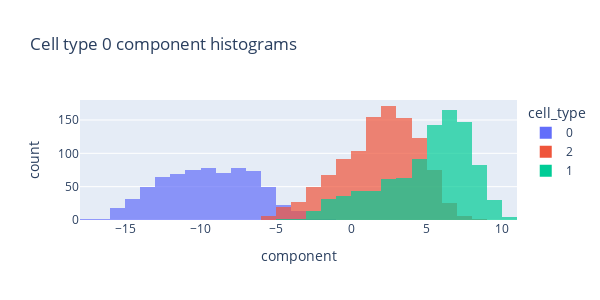
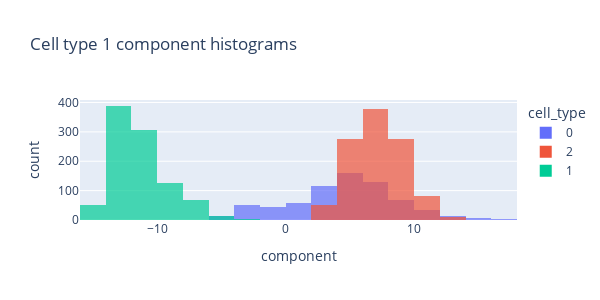

The cell these charts' notebook holds for them, in order:
### Markdown cell above
Looks like the first component nicely separates the cells in the given type from the others.
- Cell type 0 components just happen to separate all three types radially quite nicely?

Could also just plot type histograms if only the top component is important.

### Code cell
for c in range(n_cell_types):

    vals, vecs = torch.linalg.eigh(b[c])
    vals = vals.flip([0])
    vecs = vecs.flip([1])

    adata.obsm["X_Q"] = adata.X @ vecs[:, :3].numpy()  # project into component space

    hist_df = pd.DataFrame({
        "component": adata.obsm["X_Q"][:, 0],
        "cell_type": adata.obs["cell_type"]
    })
    
    fig = px.histogram(
        hist_df,
        x="component",
        color="cell_type",
        title=f"Cell type {c} component histograms",
        opacity=0.7,
        nbins=30,
        barmode="overlay",
        width=600,
        height=300,
    )
    fig.show()

### Figure 1 — Plotly figure (JSON) as saved in the notebook; plotly's stock layout.template omitted (floating-point values rounded to 4 significant figures; data arrays with more than 128 entries replaced by an {"elided": "..."} marker saying what was removed)
{"data": [{"bingroup": "x", "hovertemplate": "cell_type=0<br>component=%{x}<br>count=%{y}<extra></extra>", "legendgroup": "0", "marker": {"color": "#636efa", "opacity": 0.7, "pattern": {"shape": ""}}, "name": "0", "nbinsx": 30, "orientation": "v", "showlegend": true, "type": "histogram", "x": {"elided": "700 float values"}, "xaxis": "x", "yaxis": "y"}, {"bingroup": "x", "hovertemplate": "cell_type=2<br>component=%{x}<br>count=%{y}<extra></extra>", "legendgroup": "2", "marker": {"color": "#EF553B", "opacity": 0.7, "pattern": {"shape": ""}}, "name": "2", "nbinsx": 30, "orientation": "v", "showlegend": true, "type": "histogram", "x": {"elided": "1072 float values"}, "xaxis": "x", "yaxis": "y"}, {"bingroup": "x", "hovertemplate": "cell_type=1<br>component=%{x}<br>count=%{y}<extra></extra>", "legendgroup": "1", "marker": {"color": "#00cc96", "opacity": 0.7, "pattern": {"shape": ""}}, "name": "1", "nbinsx": 30, "orientation": "v", "showlegend": true, "type": "histogram", "x": {"elided": "958 float values"}, "xaxis": "x", "yaxis": "y"}], "layout": {"barmode": "overlay", "height": 300, "legend": {"title": {"text": "cell_type"}, "tracegroupgap": 0}, "title": {"text": "Cell type 0 component histograms"}, "width": 600, "xaxis": {"anchor": "y", "domain": [0, 1], "title": {"text": "component"}}, "yaxis": {"anchor": "x", "domain": [0, 1], "title": {"text": "count"}}}}

### Figure 2 — Plotly figure (JSON) as saved in the notebook; plotly's stock layout.template omitted (floating-point values rounded to 4 significant figures; data arrays with more than 128 entries replaced by an {"elided": "..."} marker saying what was removed)
{"data": [{"bingroup": "x", "hovertemplate": "cell_type=0<br>component=%{x}<br>count=%{y}<extra></extra>", "legendgroup": "0", "marker": {"color": "#636efa", "opacity": 0.7, "pattern": {"shape": ""}}, "name": "0", "nbinsx": 30, "orientation": "v", "showlegend": true, "type": "histogram", "x": {"elided": "700 float values"}, "xaxis": "x", "yaxis": "y"}, {"bingroup": "x", "hovertemplate": "cell_type=2<br>component=%{x}<br>count=%{y}<extra></extra>", "legendgroup": "2", "marker": {"color": "#EF553B", "opacity": 0.7, "pattern": {"shape": ""}}, "name": "2", "nbinsx": 30, "orientation": "v", "showlegend": true, "type": "histogram", "x": {"elided": "1072 float values"}, "xaxis": "x", "yaxis": "y"}, {"bingroup": "x", "hovertemplate": "cell_type=1<br>component=%{x}<br>count=%{y}<extra></extra>", "legendgroup": "1", "marker": {"color": "#00cc96", "opacity": 0.7, "pattern": {"shape": ""}}, "name": "1", "nbinsx": 30, "orientation": "v", "showlegend": true, "type": "histogram", "x": {"elided": "958 float values"}, "xaxis": "x", "yaxis": "y"}], "layout": {"barmode": "overlay", "height": 300, "legend": {"title": {"text": "cell_type"}, "tracegroupgap": 0}, "title": {"text": "Cell type 1 component histograms"}, "width": 600, "xaxis": {"anchor": "y", "domain": [0, 1], "title": {"text": "component"}}, "yaxis": {"anchor": "x", "domain": [0, 1], "title": {"text": "count"}}}}
